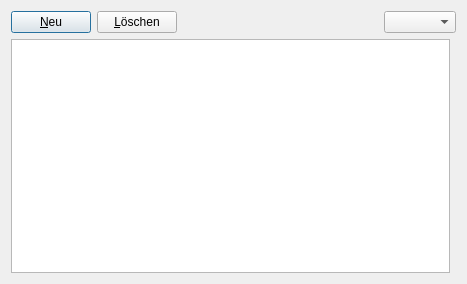
<?xml version="1.0" encoding="UTF-8"?>
<ui version="4.0">
 <class>GehaelterForm</class>
 <widget class="QDialog" name="GehaelterForm">
  <property name="geometry">
   <rect>
    <x>0</x>
    <y>0</y>
    <width>467</width>
    <height>284</height>
   </rect>
  </property>
  <property name="windowTitle">
   <string>Gehälter</string>
  </property>
  <layout class="QGridLayout" name="gridLayout">
   <item row="0" column="0" rowspan="2" colspan="2">
    <layout class="QVBoxLayout" name="verticalLayout">
     <item>
      <layout class="QHBoxLayout" name="horizontalLayout_2">
       <item>
        <widget class="QPushButton" name="pushButton_newRecord">
         <property name="text">
          <string>&amp;Neu</string>
         </property>
        </widget>
       </item>
       <item>
        <widget class="QPushButton" name="pushButton_deleteRecord">
         <property name="text">
          <string>&amp;Löschen</string>
         </property>
        </widget>
       </item>
       <item>
        <spacer name="horizontalSpacer_2">
         <property name="orientation">
          <enum>Qt::Horizontal</enum>
         </property>
         <property name="sizeHint" stdset="0">
          <size>
           <width>40</width>
           <height>20</height>
          </size>
         </property>
        </spacer>
       </item>
       <item>
        <widget class="QComboBox" name="comboBox_period"/>
       </item>
      </layout>
     </item>
    </layout>
   </item>
   <item row="2" column="0">
    <widget class="QTableView" name="tableView"/>
   </item>
  </layout>
 </widget>
 <resources/>
 <connections/>
</ui>
